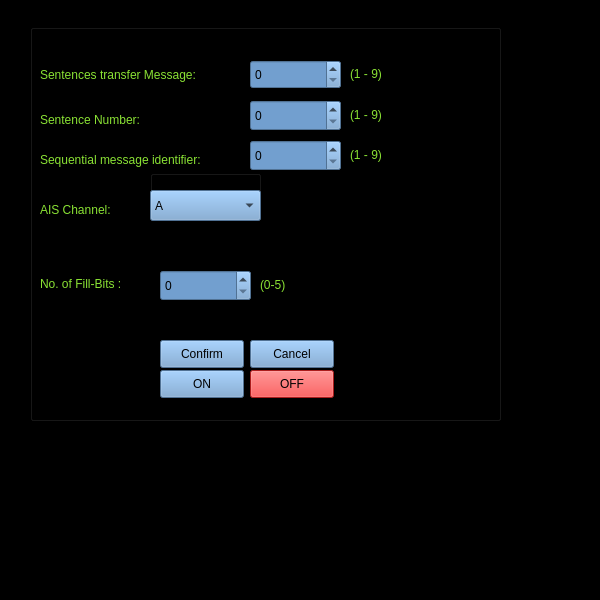
<?xml version="1.0" encoding="UTF-8"?>
<ui version="4.0">
 <class>AIS</class>
 <widget class="QFrame" name="AIS">
  <property name="geometry">
   <rect>
    <x>0</x>
    <y>0</y>
    <width>600</width>
    <height>600</height>
   </rect>
  </property>
  <property name="windowTitle">
   <string>Frame</string>
  </property>
  <property name="styleSheet">
   <string notr="true">background-color: rgb(0, 0, 0);</string>
  </property>
  <widget class="QGroupBox" name="groupBox">
   <property name="geometry">
    <rect>
     <x>30</x>
     <y>10</y>
     <width>471</width>
     <height>411</height>
    </rect>
   </property>
   <property name="styleSheet">
    <string notr="true">background-color: rgb(0, 0, 0);</string>
   </property>
   <property name="title">
    <string>AIS</string>
   </property>
   <widget class="QLabel" name="label">
    <property name="geometry">
     <rect>
      <x>10</x>
      <y>50</y>
      <width>191</width>
      <height>31</height>
     </rect>
    </property>
    <property name="text">
     <string>&lt;html&gt;&lt;head/&gt;&lt;body&gt;&lt;p&gt;&lt;span style=&quot; color:#8ae234;&quot;&gt;Sentences transfer Message:&lt;/span&gt;&lt;/p&gt;&lt;/body&gt;&lt;/html&gt;</string>
    </property>
   </widget>
   <widget class="QSpinBox" name="Message_SB">
    <property name="geometry">
     <rect>
      <x>220</x>
      <y>50</y>
      <width>91</width>
      <height>29</height>
     </rect>
    </property>
    <property name="styleSheet">
     <string notr="true">background-color: rgb(114, 159, 207);</string>
    </property>
    <property name="minimum">
     <number>0</number>
    </property>
    <property name="maximum">
     <number>9</number>
    </property>
   </widget>
   <widget class="QLabel" name="label_2">
    <property name="geometry">
     <rect>
      <x>10</x>
      <y>100</y>
      <width>141</width>
      <height>20</height>
     </rect>
    </property>
    <property name="text">
     <string>&lt;html&gt;&lt;head/&gt;&lt;body&gt;&lt;p&gt;&lt;span style=&quot; color:#8ae234;&quot;&gt;Sentence Number:&lt;/span&gt;&lt;/p&gt;&lt;/body&gt;&lt;/html&gt;</string>
    </property>
   </widget>
   <widget class="QLabel" name="label_3">
    <property name="geometry">
     <rect>
      <x>320</x>
      <y>49</y>
      <width>63</width>
      <height>31</height>
     </rect>
    </property>
    <property name="text">
     <string>&lt;html&gt;&lt;head/&gt;&lt;body&gt;&lt;p&gt;&lt;span style=&quot; color:#8ae234;&quot;&gt;(1 - 9)&lt;/span&gt;&lt;/p&gt;&lt;/body&gt;&lt;/html&gt;</string>
    </property>
   </widget>
   <widget class="QSpinBox" name="Number_SB">
    <property name="geometry">
     <rect>
      <x>220</x>
      <y>90</y>
      <width>91</width>
      <height>31</height>
     </rect>
    </property>
    <property name="styleSheet">
     <string notr="true">background-color: rgb(114, 159, 207);</string>
    </property>
    <property name="maximum">
     <number>9</number>
    </property>
   </widget>
   <widget class="QLabel" name="label_4">
    <property name="geometry">
     <rect>
      <x>320</x>
      <y>90</y>
      <width>63</width>
      <height>31</height>
     </rect>
    </property>
    <property name="text">
     <string>&lt;html&gt;&lt;head/&gt;&lt;body&gt;&lt;p&gt;&lt;span style=&quot; color:#8ae234;&quot;&gt;(1 - 9)&lt;/span&gt;&lt;/p&gt;&lt;/body&gt;&lt;/html&gt;</string>
    </property>
   </widget>
   <widget class="QLabel" name="label_5">
    <property name="geometry">
     <rect>
      <x>10</x>
      <y>140</y>
      <width>201</width>
      <height>20</height>
     </rect>
    </property>
    <property name="text">
     <string>&lt;html&gt;&lt;head/&gt;&lt;body&gt;&lt;p&gt;&lt;span style=&quot; color:#8ae234;&quot;&gt;Sequential message identifier:&lt;/span&gt;&lt;/p&gt;&lt;/body&gt;&lt;/html&gt;</string>
    </property>
   </widget>
   <widget class="QSpinBox" name="Identifier_SB">
    <property name="geometry">
     <rect>
      <x>220</x>
      <y>130</y>
      <width>91</width>
      <height>31</height>
     </rect>
    </property>
    <property name="styleSheet">
     <string notr="true">background-color: rgb(114, 159, 207);</string>
    </property>
    <property name="maximum">
     <number>9</number>
    </property>
   </widget>
   <widget class="QLabel" name="label_6">
    <property name="geometry">
     <rect>
      <x>320</x>
      <y>130</y>
      <width>63</width>
      <height>31</height>
     </rect>
    </property>
    <property name="text">
     <string>&lt;html&gt;&lt;head/&gt;&lt;body&gt;&lt;p&gt;&lt;span style=&quot; color:#8ae234;&quot;&gt;(1 - 9)&lt;/span&gt;&lt;/p&gt;&lt;/body&gt;&lt;/html&gt;</string>
    </property>
   </widget>
   <widget class="QLabel" name="label_7">
    <property name="geometry">
     <rect>
      <x>10</x>
      <y>190</y>
      <width>91</width>
      <height>20</height>
     </rect>
    </property>
    <property name="text">
     <string>&lt;html&gt;&lt;head/&gt;&lt;body&gt;&lt;p&gt;&lt;span style=&quot; color:#8ae234;&quot;&gt;AIS Channel:&lt;/span&gt;&lt;/p&gt;&lt;/body&gt;&lt;/html&gt;</string>
    </property>
   </widget>
   <widget class="QLabel" name="label_8">
    <property name="geometry">
     <rect>
      <x>10</x>
      <y>259</y>
      <width>111</width>
      <height>31</height>
     </rect>
    </property>
    <property name="text">
     <string>&lt;html&gt;&lt;head/&gt;&lt;body&gt;&lt;p&gt;&lt;span style=&quot; color:#8ae234;&quot;&gt;No. of Fill-Bits :&lt;/span&gt;&lt;/p&gt;&lt;/body&gt;&lt;/html&gt;</string>
    </property>
   </widget>
   <widget class="QSpinBox" name="Bits_SB">
    <property name="geometry">
     <rect>
      <x>130</x>
      <y>260</y>
      <width>91</width>
      <height>31</height>
     </rect>
    </property>
    <property name="styleSheet">
     <string notr="true">background-color: rgb(114, 159, 207);</string>
    </property>
    <property name="maximum">
     <number>5</number>
    </property>
   </widget>
   <widget class="QLabel" name="label_9">
    <property name="geometry">
     <rect>
      <x>230</x>
      <y>260</y>
      <width>63</width>
      <height>31</height>
     </rect>
    </property>
    <property name="text">
     <string>&lt;html&gt;&lt;head/&gt;&lt;body&gt;&lt;p&gt;&lt;span style=&quot; color:#8ae234;&quot;&gt;(0-5)&lt;/span&gt;&lt;/p&gt;&lt;/body&gt;&lt;/html&gt;</string>
    </property>
   </widget>
   <widget class="QPushButton" name="Confirm_AIS">
    <property name="geometry">
     <rect>
      <x>130</x>
      <y>330</y>
      <width>84</width>
      <height>28</height>
     </rect>
    </property>
    <property name="styleSheet">
     <string notr="true">background-color: rgb(114, 159, 207);</string>
    </property>
    <property name="text">
     <string>Confirm</string>
    </property>
   </widget>
   <widget class="QPushButton" name="Cancel_AIS">
    <property name="geometry">
     <rect>
      <x>220</x>
      <y>330</y>
      <width>84</width>
      <height>28</height>
     </rect>
    </property>
    <property name="styleSheet">
     <string notr="true">background-color: rgb(114, 159, 207);</string>
    </property>
    <property name="text">
     <string>Cancel</string>
    </property>
   </widget>
   <widget class="QGroupBox" name="groupBox_2">
    <property name="geometry">
     <rect>
      <x>120</x>
      <y>160</y>
      <width>111</width>
      <height>51</height>
     </rect>
    </property>
    <property name="title">
     <string/>
    </property>
    <widget class="QRadioButton" name="radioButton">
     <property name="geometry">
      <rect>
       <x>40</x>
       <y>30</y>
       <width>20</width>
       <height>21</height>
      </rect>
     </property>
     <property name="text">
      <string>A</string>
     </property>
    </widget>
    <widget class="QRadioButton" name="radioButton_2">
     <property name="geometry">
      <rect>
       <x>40</x>
       <y>30</y>
       <width>21</width>
       <height>21</height>
      </rect>
     </property>
     <property name="text">
      <string>B</string>
     </property>
    </widget>
    <widget class="QComboBox" name="comboBox">
     <property name="geometry">
      <rect>
       <x>0</x>
       <y>20</y>
       <width>111</width>
       <height>31</height>
      </rect>
     </property>
     <property name="styleSheet">
      <string notr="true">background-color: rgb(114, 159, 207);</string>
     </property>
     <item>
      <property name="text">
       <string>A</string>
      </property>
     </item>
     <item>
      <property name="text">
       <string>B</string>
      </property>
     </item>
    </widget>
   </widget>
   <widget class="QPushButton" name="pushButton">
    <property name="geometry">
     <rect>
      <x>130</x>
      <y>360</y>
      <width>84</width>
      <height>28</height>
     </rect>
    </property>
    <property name="styleSheet">
     <string notr="true">background-color: rgb(114, 159, 207);</string>
    </property>
    <property name="text">
     <string>ON</string>
    </property>
   </widget>
   <widget class="QPushButton" name="pushButton_2">
    <property name="geometry">
     <rect>
      <x>220</x>
      <y>360</y>
      <width>84</width>
      <height>28</height>
     </rect>
    </property>
    <property name="styleSheet">
     <string notr="true">background-color: rgb(239, 41, 41);</string>
    </property>
    <property name="text">
     <string>OFF</string>
    </property>
   </widget>
  </widget>
 </widget>
 <resources/>
 <connections/>
</ui>
